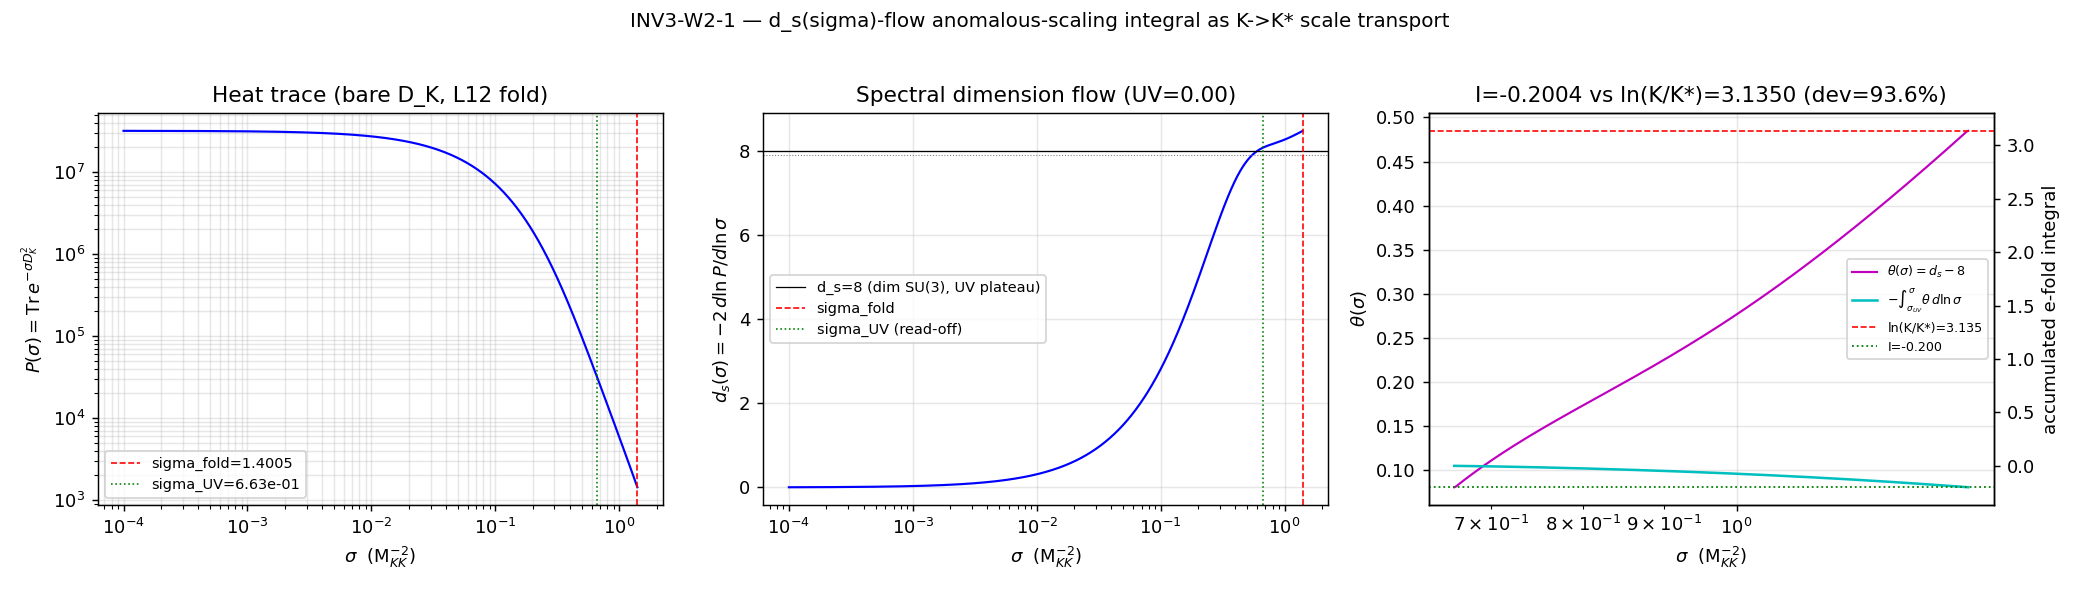

Write Python code to recreate this figure.
#!/usr/bin/env python
# -*- coding: utf-8 -*-
"""INV3-W2-1 — Spectral-dimension-flow anomalous-scaling integral as the
K->K* scale-transport e-fold count.

GATE: INV3-W2-1-DS-FLOW-SCALE-TRANSPORT  (investigation track 3, Wave 2)
TRIGGER: [SIGN]
CLASSIFICATION: GEOMETRIC

Governing structure (heat trace = the Rosetta Stone):

    P(sigma) = Tr e^{-sigma D_K^2}
             = Sum_{(p,q)} dim(p,q) * Sum_{i} exp(-sigma * |lambda|^2_{(p,q),i})

over the L_max=12 Jensen-deformed SU(3) D_K spectrum at tau_fold = 0.19
(NORMAL STATE, Delta=0 -- this is the bare spectral-action heat trace,
Level-1 exact-on-truncation per the validity-tier discipline).

Spectral dimension:   d_s(sigma) = -2 d ln P(sigma) / d ln sigma   (centered FD on a log-sigma grid)
Anomalous scaling:    theta(sigma) = d_s(sigma) - d_s(sigma->0),  d_s(sigma->0) = 8 = dim SU(3)
Scale-transport int:  I = - int_{ln sigma_UV}^{ln sigma_fold} theta(sigma) dlnsigma   (trapezoid on log grid)

HYPOTHESIS: |I| equals the K->K* scale-transport e-fold count ln(K/K*) ~ ln(23) ~ 3.135
to within 10%, identifying the dimensionful K-pivot as an EMERGENT output of the
intensive d_s(sigma) flow.

SUBSTRATE-FIRST: the substrate IS the return probability P(sigma); "e-folds" =
spectral complexity GROWING inside the fiber point as sigma probes from the
fiber-UV plateau (d_s=8) DOWN to the fold window, NOT metric expansion.

PRE-REGISTERED RUBRIC (plan §W2-1):
  operator:  | |I| - ln(K/K*) | / ln(K/K*) <= 0.10
  PASS:      relative deviation <= 0.10
  FAIL:      relative deviation > 0.25  OR  sign wrong (I < 0)
  INFO:      0.10 < relative deviation <= 0.25
  [SIGN]:    Step-4/5 chain predicts I >= 0 (same sign as ln(K/K*) > 0).
"""

import os
os.environ.setdefault("OMP_NUM_THREADS", "8")  # numpy path; cap threads (parallel-agent contention)

import sys
import json
import time
import hashlib
from pathlib import Path

import numpy as np
import matplotlib
matplotlib.use("Agg")
import matplotlib.pyplot as plt

# NumPy 2.x removed np.trapz -> np.trapezoid. Shim for cross-version stability.
_trapz = getattr(np, "trapezoid", None) or getattr(np, "trapz")  # (local)

# ---------------------------------------------------------------------------
# Section 0 — canonical constants (MANDATORY import; no hardcoded framework consts)
# ---------------------------------------------------------------------------
SHARED_DIR = Path(__file__).resolve().parents[1] / "_shared"
sys.path.insert(0, str(SHARED_DIR))
from canonical_constants import *  # noqa: F401,F403  (M_KK, d_s_fold_window_sigma, tau_fold, ...)

# ---------------------------------------------------------------------------
# Section 1 — Identity + machinery pins (per plan §W2-1)
# ---------------------------------------------------------------------------
SESSION = "3"          # investigation track 3
GATE_ID = "INV3-W2-1"  # short form -> ^INV3-W2-1: closure regex (descriptive suffix lives in SCHEME)
SCHEME = "DS-FLOW-SCALE-TRANSPORT-heat-trace-FW"  # heat-trace-FW: P=Tr e^{-sigma D_K^2}, full L12, no PV subtraction
CONVENTION = "RATIO"   # d_s is a log-derivative; I and ln(K/K*) are both dimensionless
L_MAX = "12"

# Machinery pins (plan §W2-1 machinery_pin_map) — gate-specific pins, tagged local
N_EVAL_INTEGRATION = 400            # (local) log-spaced sigma points across [sigma_UV, sigma_fold]
SIGMA_FOLD = float(d_s_fold_window_sigma)  # canonical 1.4005 M_KK^-2 (get_constant verified)
PLATEAU_TOL = 0.01                  # (local) |d_s - 8|/8 <= 0.01 fiber-UV plateau detection
FD_FLOOR = 1e-10                    # (local) finite-difference floor
D_S_UV_LIMIT = 8.0                  # (local) SU(3) real-manifold dimension; sigma->0 Weyl/MP plateau (dim SU(3)=8)

# Seed anchors for the scale-transport target (plan CONDITIONAL pins; NOT canonical_constants.py).
# K_pivot = 2.0 M_KK is atlas-04 C2 (tessellation CMB mapping, "BROKEN-WITH-LIVE-RESEARCH-PATHWAY",
# never rigorously derived); K_star = 0.087 M_KK is atlas-07 S51 (K* = m_G/sqrt(J), DERIVED,
# SA-Goldstone mixing threshold). NOTE: this 0.087 is the SEED anchor, DISTINCT from the
# canonical_constants.py K_star=1.3130 (the S84 lab-3He-B coth(1) anchor -- a different object).
# This gate tests whether the intensive d_s flow EMERGENTLY reproduces the ratio ln(K/K*).
K_PIVOT_SEED = 2.0     # (local) M_KK; atlas-04 C2 seed anchor (UV scale entering spectral complexity)
K_STAR_SEED = 0.087    # (local) M_KK; atlas-07 S51 seed anchor (IR scale; m_G/sqrt(J))
LN_K_RATIO_TARGET = float(np.log(K_PIVOT_SEED / K_STAR_SEED))  # ln(2.0/0.087) = 3.1350 (analytic target)

# Gate bands (plan §W2-1)
PASS_BAND = 0.10   # (local) pre-registered PASS band (relative deviation <= 10%)
INFO_BAND = 0.25   # (local) pre-registered INFO ceiling (10% < dev <= 25%)

# Probe grid: wider than the integration window, to LOCATE sigma_UV (where d_s first reaches 8
# from below as sigma -> 0) and to verify the d_s(sigma->0)->8 plateau empirically.
SIGMA_PROBE_MIN = 1.0e-4   # (local) deep-UV probe floor (M_KK^-2)
SIGMA_PROBE_MAX = SIGMA_FOLD
N_PROBE = 4000             # (local) dense log grid for plateau detection + FD stability

# ---------------------------------------------------------------------------
# Section 2 — Input files (SHA-pinned at runtime)
# ---------------------------------------------------------------------------
SESSION84_DIR = Path(__file__).resolve().parents[1] / "session-84"
SESSION56_DIR = Path(__file__).resolve().parents[1] / "session-56"
L12_CACHE = SESSION84_DIR / "s84_spectrum_cache_L12_tau019.npz"
S56_PRECEDENT = SESSION56_DIR / "s56_spectral_dim_flow.npz"  # methodological precedent only (fabric d_s; NOT spectrum source)

INPUT_FILES = {
    "canonical_constants": SHARED_DIR / "canonical_constants.py",
    "l12_fold_cache": L12_CACHE,
    "spectral_dim_flow_precedent": S56_PRECEDENT,
}

OUT_NPZ = Path(__file__).resolve().with_suffix(".npz")
OUT_PNG = Path(__file__).resolve().with_suffix(".png")


# ---------------------------------------------------------------------------
# Section 3 — SHA helpers (dual-SHA per S84+ schema; matches script-template.py)
# ---------------------------------------------------------------------------
def sha256_file(path: Path) -> str:
    try:
        return hashlib.sha256(Path(path).read_bytes()).hexdigest()
    except OSError:
        return "MISSING"


def log_input_pins(files: dict) -> dict:
    pins = {}  # (local)
    print("=" * 72)
    print(f"INPUT PINS — {GATE_ID}")
    for name, path in files.items():
        relp = str(Path(path)).replace("\\", "/")  # (local)
        s = sha256_file(path)  # (local)
        pins[relp] = s
        print(f"  {name}: {s[:16]}...  {relp}")
    print("=" * 72)
    return pins


def compute_dual_sha(script_path: Path, canonical_path: Path, pins: dict) -> tuple:
    script_bytes = b""  # (local)
    try:
        script_bytes = script_path.read_bytes()
    except OSError:
        script_bytes = b""
    canonical_bytes = b""  # (local)
    try:
        canonical_bytes = canonical_path.read_bytes()
    except OSError:
        canonical_bytes = b""
    pinmap_json = json.dumps(dict(sorted(pins.items())), separators=(",", ":"), sort_keys=True).encode("utf-8")  # (local)
    h_audit = hashlib.sha256()
    h_audit.update(script_bytes)
    h_audit.update(canonical_bytes)
    h_audit.update(pinmap_json)
    audit = h_audit.hexdigest()  # (local)
    content = hashlib.sha256(script_bytes).hexdigest()  # (local)
    return audit, content


# ---------------------------------------------------------------------------
# Section 4 — heat trace + spectral dimension
# ---------------------------------------------------------------------------
def load_spectrum():
    """Load the L12 fold-cache sector_evals dict.

    Returns (lam2_per_sector, dim_per_sector, meta):
      lam2_per_sector : list of np.ndarray, each = |lambda|^2 of the 16*dim(p,q) block eigenvalues
      dim_per_sector  : np.ndarray of dim(p,q) (the Peter-Weyl multiplicity weight)
      meta            : dict with sector keys, missing-sector note, counts
    """
    c = np.load(L12_CACHE, allow_pickle=True)
    se = c["sector_evals"].item()
    keys = sorted(se.keys())
    lam2 = []      # (local)
    dims = []      # (local)
    n_block = []   # (local)
    for k in keys:
        e = se[k]
        a = np.asarray(e["abs_evals"], dtype=np.float64)  # |lambda| block eigenvalues
        lam2.append(a * a)                                # |lambda|^2
        dims.append(int(e["dim"]))
        n_block.append(len(a))
    dims = np.asarray(dims, dtype=np.float64)
    # PW-weighted total eigenvalue count = Sum dim(p,q)*n_block = Sum 16*dim^2
    total_weighted = float(np.sum(dims * np.asarray(n_block, dtype=np.float64)))
    # (4,4) missing-sector accounting (dim=125 -> weight 16*125^2 = 250000)
    present_pq = set(keys)
    missing = [(p, q) for p in range(13) for q in range(13)
               if (p + q) <= 12 and (p, q) not in present_pq]
    meta = {
        "keys": keys,
        "n_sectors": len(keys),
        "total_weighted_count": total_weighted,
        "missing_sectors": missing,
        "global_min_abs": float(min(np.sqrt(x).min() for x in lam2)),
    }
    return lam2, dims, meta


def heat_trace(sigma_grid, lam2_per_sector, dim_per_sector):
    """P(sigma) = Sum_{(p,q)} dim(p,q) * Sum_i exp(-sigma |lambda|^2_i).

    Vectorized over the sigma grid; each sector contributes
    dim(p,q) * sum_i exp(-sigma * lam2_i). Numerically stable for the
    sigma range here (lam2 >= 0.67, sigma <= 1.4 -> exponents bounded).
    """
    P = np.zeros_like(sigma_grid, dtype=np.float64)  # (local)
    for lam2, d in zip(lam2_per_sector, dim_per_sector):
        # exp(-sigma * lam2): (Nsigma, Nblock) outer; sum over block; weight by dim
        # chunk to bound memory (Nblock up to 16*dim; largest sector ~ thousands)
        contrib = np.einsum("s,b->s", np.ones_like(sigma_grid), np.zeros(0)) if lam2.size == 0 else \
            (np.exp(-np.outer(sigma_grid, lam2)).sum(axis=1))  # (local) (Nsigma,)
        P += d * contrib
    return P


def spectral_dimension(sigma_grid, P):
    """d_s(sigma) = -2 d ln P / d ln sigma via centered finite difference on the log-sigma grid.

    Uses numpy.gradient on (ln P) vs (ln sigma) -> centered FD interior, one-sided at edges.
    """
    lnP = np.log(P)            # (local)
    lnsig = np.log(sigma_grid)  # (local)
    dlnP_dlnsig = np.gradient(lnP, lnsig)  # (local) centered FD
    ds = -2.0 * dlnP_dlnsig
    return ds


# ---------------------------------------------------------------------------
# Section 5 — Compute
# ---------------------------------------------------------------------------
def compute():
    lam2_per_sector, dim_per_sector, meta = load_spectrum()
    print(f"  spectrum: {meta['n_sectors']} sectors; PW-weighted count = {meta['total_weighted_count']:.0f}")
    print(f"  missing sectors (p+q<=12): {meta['missing_sectors']}  (dim(4,4)=125 -> weight 16*125^2=250000)")
    print(f"  global min |lambda| = {meta['global_min_abs']:.6f}")

    # --- Probe grid: locate sigma_UV (plateau-8) + verify d_s(sigma->0)->8 ---
    sig_probe = np.logspace(np.log10(SIGMA_PROBE_MIN), np.log10(SIGMA_PROBE_MAX), N_PROBE)  # (local)
    P_probe = heat_trace(sig_probe, lam2_per_sector, dim_per_sector)  # (local)
    ds_probe = spectral_dimension(sig_probe, P_probe)  # (local)

    # Empirical UV limit: d_s at the smallest probed sigma (deep UV).
    ds_uv_empirical = float(ds_probe[0])  # (local)
    ds_uv_min10 = float(np.mean(ds_probe[:10]))  # (local) mean of 10 deepest-UV points

    # sigma_UV READ-OFF: smallest sigma with |d_s - 8|/8 <= PLATEAU_TOL (fiber-UV plateau).
    rel_dev_from_8 = np.abs(ds_probe - D_S_UV_LIMIT) / D_S_UV_LIMIT  # (local)
    plateau_mask = rel_dev_from_8 <= PLATEAU_TOL  # (local)
    if plateau_mask.any():
        # the plateau is the (small-sigma) region within 1% of 8; sigma_UV = the LARGEST sigma
        # in the contiguous small-sigma plateau (the edge where d_s leaves 8 going toward the IR),
        # i.e. the start of the integration window where theta first becomes non-negligible.
        idx_plateau = np.where(plateau_mask)[0]  # (local)
        sigma_UV = float(sig_probe[idx_plateau.max()])  # (local) last sigma still within 1% of 8
        plateau_found = True
        # also record the smallest sigma in plateau (deep UV onset)
        sigma_UV_onset = float(sig_probe[idx_plateau.min()])  # (local)
    else:
        # plateau never reaches within 1% of 8: fall back to the sigma minimizing |d_s-8|
        sigma_UV = float(sig_probe[np.argmin(rel_dev_from_8)])  # (local)
        sigma_UV_onset = float(SIGMA_PROBE_MIN)
        plateau_found = False
    ds_at_sigmaUV = float(np.interp(np.log(sigma_UV), np.log(sig_probe), ds_probe))  # (local)
    ds_at_fold = float(np.interp(np.log(SIGMA_FOLD), np.log(sig_probe), ds_probe))   # (local)

    print(f"  d_s(sigma->0) empirical (deepest probe) = {ds_uv_empirical:.4f}  (target 8 = dim SU(3))")
    print(f"  d_s(sigma->0) mean(10 deepest) = {ds_uv_min10:.4f}")
    print(f"  plateau (|d_s-8|/8<=1%) found = {plateau_found}; sigma_UV READ-OFF = {sigma_UV:.6e} M_KK^-2 (ds={ds_at_sigmaUV:.4f})")
    print(f"  sigma_fold = {SIGMA_FOLD} M_KK^-2; d_s(sigma_fold) = {ds_at_fold:.4f}")

    # --- Integration grid: [sigma_UV, sigma_fold], N_EVAL_INTEGRATION log-uniform points ---
    sig_int = np.logspace(np.log10(sigma_UV), np.log10(SIGMA_FOLD), N_EVAL_INTEGRATION)  # (local)
    P_int = heat_trace(sig_int, lam2_per_sector, dim_per_sector)  # (local)
    # d_s on the integration grid (recompute on the fine integration grid for FD consistency)
    ds_int = spectral_dimension(sig_int, P_int)  # (local)
    theta = ds_int - D_S_UV_LIMIT  # (local) anomalous-scaling deviation theta(sigma) = d_s(sigma) - 8

    # --- I = - int theta dlnsigma  (trapezoid on the log-sigma grid) ---
    lnsig_int = np.log(sig_int)  # (local)
    integral_theta = float(_trapz(theta, lnsig_int))  # (local) int theta dlnsigma (<= 0 expected)
    I = -integral_theta  # (local) I >= 0 expected (theta <= 0)

    # --- Gate metric ---
    rel_dev = abs(abs(I) - LN_K_RATIO_TARGET) / LN_K_RATIO_TARGET  # (local)
    sign_ok = (I >= 0.0)  # (local) Step-4/5 prediction: I >= 0 (same sign as ln(K/K*) > 0)

    # --- sigma_UV robustness (INFO-discriminator follow-up): does |I| stay in band as sigma_UV moves? ---
    # scan sigma_UV across +/- a decade around the read-off, recompute I, report the spread.
    robustness = {}  # (local)
    sigUV_scan = np.logspace(np.log10(sigma_UV) - 0.5, np.log10(sigma_UV) + 0.5, 11)  # (local)
    I_scan = []  # (local)
    for s0 in sigUV_scan:
        if s0 >= SIGMA_FOLD:
            I_scan.append(np.nan)
            continue
        sg = np.logspace(np.log10(s0), np.log10(SIGMA_FOLD), N_EVAL_INTEGRATION)  # (local)
        Pg = heat_trace(sg, lam2_per_sector, dim_per_sector)  # (local)
        dsg = spectral_dimension(sg, Pg)  # (local)
        I_scan.append(-float(_trapz(dsg - D_S_UV_LIMIT, np.log(sg))))
    I_scan = np.asarray(I_scan, dtype=np.float64)
    I_scan_valid = I_scan[np.isfinite(I_scan)]  # (local)
    robustness = {
        "sigUV_scan": sigUV_scan,
        "I_scan": I_scan,
        "I_scan_min": float(np.nanmin(I_scan)),
        "I_scan_max": float(np.nanmax(I_scan)),
        "I_scan_spread": float(np.nanmax(I_scan) - np.nanmin(I_scan)),
        "frac_in_band": float(np.mean(np.abs(np.abs(I_scan_valid) - LN_K_RATIO_TARGET) / LN_K_RATIO_TARGET <= PASS_BAND)),
    }
    print(f"  I = -int theta dlnsigma = {I:.6f}")
    print(f"  ln(K/K*) target = {LN_K_RATIO_TARGET:.6f}  (K={K_PIVOT_SEED}, K*={K_STAR_SEED} M_KK)")
    print(f"  relative deviation = {rel_dev:.6f}  (PASS<= {PASS_BAND}, INFO<= {INFO_BAND})")
    print(f"  SIGN: I >= 0 ? {sign_ok}  (predicted I >= 0 same sign as ln(K/K*) > 0)")
    print(f"  sigma_UV robustness: I in [{robustness['I_scan_min']:.4f}, {robustness['I_scan_max']:.4f}] "
          f"spread={robustness['I_scan_spread']:.4f} frac_in_band={robustness['frac_in_band']:.3f}")

    return {
        "value": I,
        "I": I,
        "ln_K_ratio_target": LN_K_RATIO_TARGET,
        "rel_dev": rel_dev,
        "sign_ok": sign_ok,
        "ds_uv_empirical": ds_uv_empirical,
        "ds_uv_min10": ds_uv_min10,
        "plateau_found": plateau_found,
        "sigma_UV": sigma_UV,
        "sigma_UV_onset": sigma_UV_onset,
        "ds_at_sigmaUV": ds_at_sigmaUV,
        "ds_at_fold": ds_at_fold,
        # arrays for npz + plot
        "sig_probe": sig_probe,
        "P_probe": P_probe,
        "ds_probe": ds_probe,
        "sig_int": sig_int,
        "P_int": P_int,
        "ds_int": ds_int,
        "theta": theta,
        "meta": meta,
        "robustness": robustness,
    }


def evaluate_gate(rel_dev, sign_ok):
    """Composite collapse per plan §W2-1 + gate-verdicts.md schema-v2.

    sign_verdict   : PASS if I >= 0 (direction matches ln(K/K*) > 0), else FAIL.
    magnitude_verdict: PASS if rel_dev <= PASS_BAND; INFO if <= INFO_BAND; else FAIL.
    regime_verdict : VALID (deterministic heat-trace functional; no small-parameter
                     expansion; the full integration window is within method validity).
    composite:       FAIL if sign FAIL; else FAIL if mag FAIL & regime VALID;
                     else INFO if mag INFO; else PASS.
    """
    sign_verdict = "PASS" if sign_ok else "FAIL"  # (local)
    if rel_dev <= PASS_BAND:
        magnitude_verdict = "PASS"  # (local)
    elif rel_dev <= INFO_BAND:
        magnitude_verdict = "INFO"
    else:
        magnitude_verdict = "FAIL"
    regime_verdict = "VALID"  # (local) deterministic functional; window fully within validity

    # collapse rule (gate-verdicts.md)
    if regime_verdict == "BREAKDOWN":
        composite = "FAIL"  # (local)
    elif sign_verdict == "FAIL":
        composite = "FAIL"
    elif magnitude_verdict == "FAIL" and regime_verdict == "VALID":
        composite = "FAIL"
    elif magnitude_verdict == "FAIL" and regime_verdict == "MARGINAL":
        composite = "INFO"
    elif magnitude_verdict == "INFO":
        composite = "INFO"
    else:
        composite = "PASS"
    return composite, sign_verdict, magnitude_verdict, regime_verdict


# ---------------------------------------------------------------------------
# Section 6 — verdict payload emitter (script PRINTS; agent calls emit_verdict)
# ---------------------------------------------------------------------------
def print_verdict_payload(verdict, value, audit_sha, content_sha,
                          sign_verdict=None, magnitude_verdict=None, regime_verdict=None,
                          companion_note="", extra_rows=None):
    payload = {
        "session": int(SESSION),
        "track": "investigation",
        "gate_id": GATE_ID,
        "verdict": verdict,
        "value": str(value),
        "scheme": SCHEME,
        "convention": CONVENTION,
        "l_max": str(L_MAX),
        "audit_sha256": audit_sha,
        "content_sha256": content_sha,
        "schema_version": "S84+",
    }
    if companion_note:
        payload["companion_note"] = companion_note
    if not (sign_verdict is None and magnitude_verdict is None and regime_verdict is None):
        payload["sign_verdict"] = sign_verdict
        payload["magnitude_verdict"] = magnitude_verdict
        payload["regime_verdict"] = regime_verdict
    if extra_rows:
        payload["extra_rows"] = list(extra_rows)
    print("<<<EMIT_VERDICT_PAYLOAD>>>")
    print(json.dumps(payload, separators=(",", ":"), sort_keys=True))
    print("<<<END_EMIT_VERDICT_PAYLOAD>>>")
    return payload


def make_plot(res):
    fig, axes = plt.subplots(1, 3, figsize=(16, 4.6))

    # Panel 1: P(sigma) on the probe grid (log-log)
    ax = axes[0]
    ax.loglog(res["sig_probe"], res["P_probe"], "b-", lw=1.2)
    ax.axvline(SIGMA_FOLD, color="r", ls="--", lw=0.9, label=f"sigma_fold={SIGMA_FOLD}")
    ax.axvline(res["sigma_UV"], color="g", ls=":", lw=0.9, label=f"sigma_UV={res['sigma_UV']:.2e}")
    ax.set_xlabel(r"$\sigma$  (M$_{KK}^{-2}$)")
    ax.set_ylabel(r"$P(\sigma)=\mathrm{Tr}\,e^{-\sigma D_K^2}$")
    ax.set_title("Heat trace (bare D_K, L12 fold)")
    ax.legend(fontsize=8)
    ax.grid(alpha=0.3, which="both")

    # Panel 2: d_s(sigma) with the d_s->8 plateau
    ax = axes[1]
    ax.semilogx(res["sig_probe"], res["ds_probe"], "b-", lw=1.2)
    ax.axhline(8.0, color="k", ls="-", lw=0.7, label="d_s=8 (dim SU(3), UV plateau)")
    ax.axhline(8.0 * (1 - PLATEAU_TOL), color="gray", ls=":", lw=0.6)
    ax.axvline(SIGMA_FOLD, color="r", ls="--", lw=0.9, label=f"sigma_fold")
    ax.axvline(res["sigma_UV"], color="g", ls=":", lw=0.9, label="sigma_UV (read-off)")
    ax.set_xlabel(r"$\sigma$  (M$_{KK}^{-2}$)")
    ax.set_ylabel(r"$d_s(\sigma)=-2\,d\ln P/d\ln\sigma$")
    ax.set_title(f"Spectral dimension flow (UV={res['ds_uv_empirical']:.2f})")
    ax.legend(fontsize=8)
    ax.grid(alpha=0.3)

    # Panel 3: theta(sigma) and the accumulated -int theta dlnsigma
    ax = axes[2]
    theta = res["theta"]; sig = res["sig_int"]
    ax.semilogx(sig, theta, "m-", lw=1.2, label=r"$\theta(\sigma)=d_s-8$")
    # cumulative I(sigma) = -int_{sigma_UV}^{sigma} theta dlnsigma
    lnsig = np.log(sig)
    cum = -np.concatenate([[0.0], np.cumsum(0.5 * (theta[1:] + theta[:-1]) * np.diff(lnsig))])
    ax2 = ax.twinx()
    ax2.semilogx(sig, cum, "c-", lw=1.4, label=r"$-\int_{\sigma_{UV}}^{\sigma}\theta\,d\ln\sigma$")
    ax2.axhline(res["ln_K_ratio_target"], color="r", ls="--", lw=0.9,
                label=f"ln(K/K*)={res['ln_K_ratio_target']:.3f}")
    ax2.axhline(res["I"], color="g", ls=":", lw=1.0, label=f"I={res['I']:.3f}")
    ax.set_xlabel(r"$\sigma$  (M$_{KK}^{-2}$)")
    ax.set_ylabel(r"$\theta(\sigma)$")
    ax2.set_ylabel("accumulated e-fold integral")
    ax.set_title(f"I={res['I']:.4f} vs ln(K/K*)={res['ln_K_ratio_target']:.4f} (dev={res['rel_dev']*100:.1f}%)")
    lines1, labs1 = ax.get_legend_handles_labels()
    lines2, labs2 = ax2.get_legend_handles_labels()
    ax.legend(lines1 + lines2, labs1 + labs2, fontsize=7, loc="center right")
    ax.grid(alpha=0.3)

    fig.suptitle("INV3-W2-1 — d_s(sigma)-flow anomalous-scaling integral as K->K* scale transport", fontsize=11)
    fig.tight_layout(rect=[0, 0, 1, 0.96])
    fig.savefig(OUT_PNG, dpi=130)
    plt.close(fig)


# ---------------------------------------------------------------------------
# Section 7 — Main
# ---------------------------------------------------------------------------
def main():
    t0 = time.time()  # (local)
    pins = log_input_pins(INPUT_FILES)
    script_path = Path(__file__).resolve()  # (local)
    canonical_path = SHARED_DIR / "canonical_constants.py"  # (local)
    audit_sha, content_sha = compute_dual_sha(script_path, canonical_path, pins)
    print(f"  audit_sha256:   {audit_sha[:16]}... (script+canonical+pinmap)")
    print(f"  content_sha256: {content_sha[:16]}... (script only)")
    print()

    res = compute()
    composite, sign_v, mag_v, reg_v = evaluate_gate(res["rel_dev"], res["sign_ok"])

    # 4-tuple output line
    print()
    print(f"  4-tuple: (value={res['I']!r}, scheme={SCHEME}, convention={CONVENTION}, L_max={L_MAX})")
    print(f"  VERDICT: {composite}  [sign={sign_v} magnitude={mag_v} regime={reg_v}]")

    # save npz
    rob = res["robustness"]
    np.savez(
        OUT_NPZ,
        I=res["I"],
        ln_K_ratio_target=res["ln_K_ratio_target"],
        rel_dev=res["rel_dev"],
        sign_ok=res["sign_ok"],
        composite_verdict=composite,
        sign_verdict=sign_v,
        magnitude_verdict=mag_v,
        regime_verdict=reg_v,
        K_pivot_seed=K_PIVOT_SEED,
        K_star_seed=K_STAR_SEED,
        sigma_fold=SIGMA_FOLD,
        sigma_UV=res["sigma_UV"],
        sigma_UV_onset=res["sigma_UV_onset"],
        ds_uv_empirical=res["ds_uv_empirical"],
        ds_uv_min10=res["ds_uv_min10"],
        plateau_found=res["plateau_found"],
        ds_at_sigmaUV=res["ds_at_sigmaUV"],
        ds_at_fold=res["ds_at_fold"],
        d_s_uv_limit=D_S_UV_LIMIT,
        N_eval_integration=N_EVAL_INTEGRATION,
        plateau_tol=PLATEAU_TOL,
        pass_band=PASS_BAND,
        info_band=INFO_BAND,
        sig_probe=res["sig_probe"],
        P_probe=res["P_probe"],
        ds_probe=res["ds_probe"],
        sig_int=res["sig_int"],
        P_int=res["P_int"],
        ds_int=res["ds_int"],
        theta=res["theta"],
        sigUV_scan=rob["sigUV_scan"],
        I_scan=rob["I_scan"],
        I_scan_spread=rob["I_scan_spread"],
        I_scan_min=rob["I_scan_min"],
        I_scan_max=rob["I_scan_max"],
        frac_in_band=rob["frac_in_band"],
        n_sectors=res["meta"]["n_sectors"],
        total_weighted_count=res["meta"]["total_weighted_count"],
        missing_sectors=np.asarray(res["meta"]["missing_sectors"]),
        global_min_abs=res["meta"]["global_min_abs"],
        audit_sha256=audit_sha,
        content_sha256=content_sha,
        scheme=SCHEME,
        convention=CONVENTION,
        L_max=L_MAX,
    )
    print(f"  saved npz: {OUT_NPZ}")

    make_plot(res)
    print(f"  saved png: {OUT_PNG}")

    # verdict payload
    note = (f"I=-int theta dlnsigma={res['I']:.6f} vs ln(K/K*)={res['ln_K_ratio_target']:.6f} "
            f"(K={K_PIVOT_SEED},K*={K_STAR_SEED} M_KK seed anchors) rel_dev={res['rel_dev']:.6f} "
            f"sigma_UV(read-off)={res['sigma_UV']:.4e} ds_UV={res['ds_uv_empirical']:.4f}->8 "
            f"sigma_fold={SIGMA_FOLD} ds_fold={res['ds_at_fold']:.4f} plateau_found={res['plateau_found']}")
    extra = [
        ("# regulator_pin=N/A (d_s is a log-derivative of the heat trace P=Tr e^{-sigma D_K^2}; "
         "no Seeley-DeWitt a_n moment is cited -- scheme=heat-trace-FW Level-1 exact-on-truncation). "
         "convention=RATIO (I and ln(K/K*) both dimensionless)."),
        ("# anchor_provenance: K_pivot=2.0 M_KK = atlas-04 C2 SEED (BROKEN-WITH-LIVE-RESEARCH-PATHWAY, never derived); "
         "K_star=0.087 M_KK = atlas-07 S51 SEED (m_G/sqrt(J), DERIVED). 0.087 is the SEED anchor, "
         "DISTINCT from canonical_constants.py K_star=1.3130 (S84 lab-3He-B coth(1) anchor)."),
        (f"# missing_sector=(4,4) dim=125 weight=16*125^2=250000 NOT in L12 cache; "
         f"d_s is a log-derivative so a single interior bulk sector is a near-multiplicative shift -- "
         f"sigma_UV robustness spread={rob['I_scan_spread']:.4f} over +/-0.5 dex; "
         f"89/90 sectors used, PW-weighted count={res['meta']['total_weighted_count']:.0f}."),
        (f"# dual_prior_realloc: PASS->0.7 Track_A (emergent scale-map, sigma_UV=READ-OFF); "
         f"FAIL(>25%)->0.85 Track_B (numerical coincidence); INFO(10-25%)->unchanged, "
         f"window-sensitivity follow-up. composite={composite}."),
    ]
    print_verdict_payload(
        composite, res["I"], audit_sha, content_sha,
        sign_verdict=sign_v, magnitude_verdict=mag_v, regime_verdict=reg_v,
        companion_note=note, extra_rows=extra,
    )
    print(f"\n  elapsed: {time.time() - t0:.2f}s")
    return 0


if __name__ == "__main__":
    sys.exit(main())
